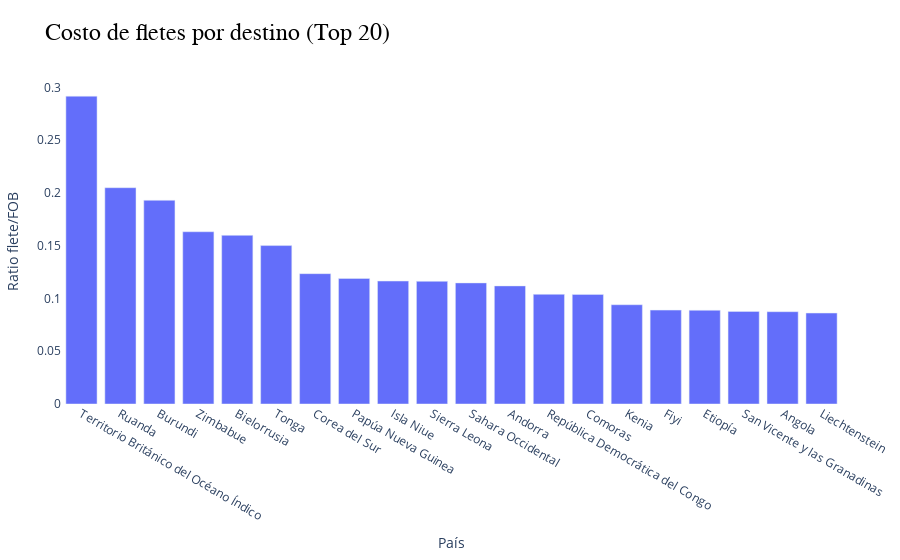

This figure's notebook cell:
### Code cell
fig = px.bar(costo_destino.head(20), x="PAIS", y="avg_flete_fob",
             title="Costo de fletes por destino (Top 20)",
             labels={
                 "PAIS": "País",
                 "avg_flete_fob": "Ratio flete/FOB"
             })
fig =  estilo(fig)
fig.show()

### Figure 1 — Plotly figure (JSON) as saved in the notebook; plotly's stock layout.template omitted (floating-point values rounded to 4 significant figures)
{"data": [{"hovertemplate": "País=%{x}<br>Ratio flete/FOB=%{y}<extra></extra>", "legendgroup": "", "marker": {"color": "#636efa", "pattern": {"shape": ""}}, "name": "", "orientation": "v", "showlegend": false, "textposition": "auto", "type": "bar", "x": ["Territorio Británico del Océano Índico", "Ruanda", "Burundi", "Zimbabue", "Bielorrusia", "Tonga", "Corea del Sur", "Papúa Nueva Guinea", "Isla Niue", "Sierra Leona", "Sahara Occidental", "Andorra", "República Democrática del Congo", "Comoras", "Kenia", "Fiyi", "Etiopía", "San Vicente y las Granadinas", "Angola", "Liechtenstein"], "xaxis": "x", "y": [0.2916, 0.2049, 0.193, 0.1632, 0.1598, 0.1501, 0.1235, 0.1189, 0.1165, 0.1162, 0.1147, 0.1119, 0.1039, 0.1038, 0.09405, 0.08893, 0.08878, 0.08771, 0.08743, 0.08615], "yaxis": "y"}], "layout": {"barmode": "relative", "legend": {"tracegroupgap": 0}, "margin": {"b": 120, "l": 40, "r": 20, "t": 80}, "paper_bgcolor": "white", "plot_bgcolor": "white", "showlegend": false, "title": {"font": {"color": "black", "family": "Arial", "size": 24}, "text": "Costo de fletes por destino (Top 20)"}, "xaxis": {"anchor": "y", "domain": [0, 1], "tickfont": {"size": 12}, "title": {"text": "País"}}, "yaxis": {"anchor": "x", "domain": [0, 1], "tickfont": {"size": 12}, "title": {"text": "Ratio flete/FOB"}}}}
